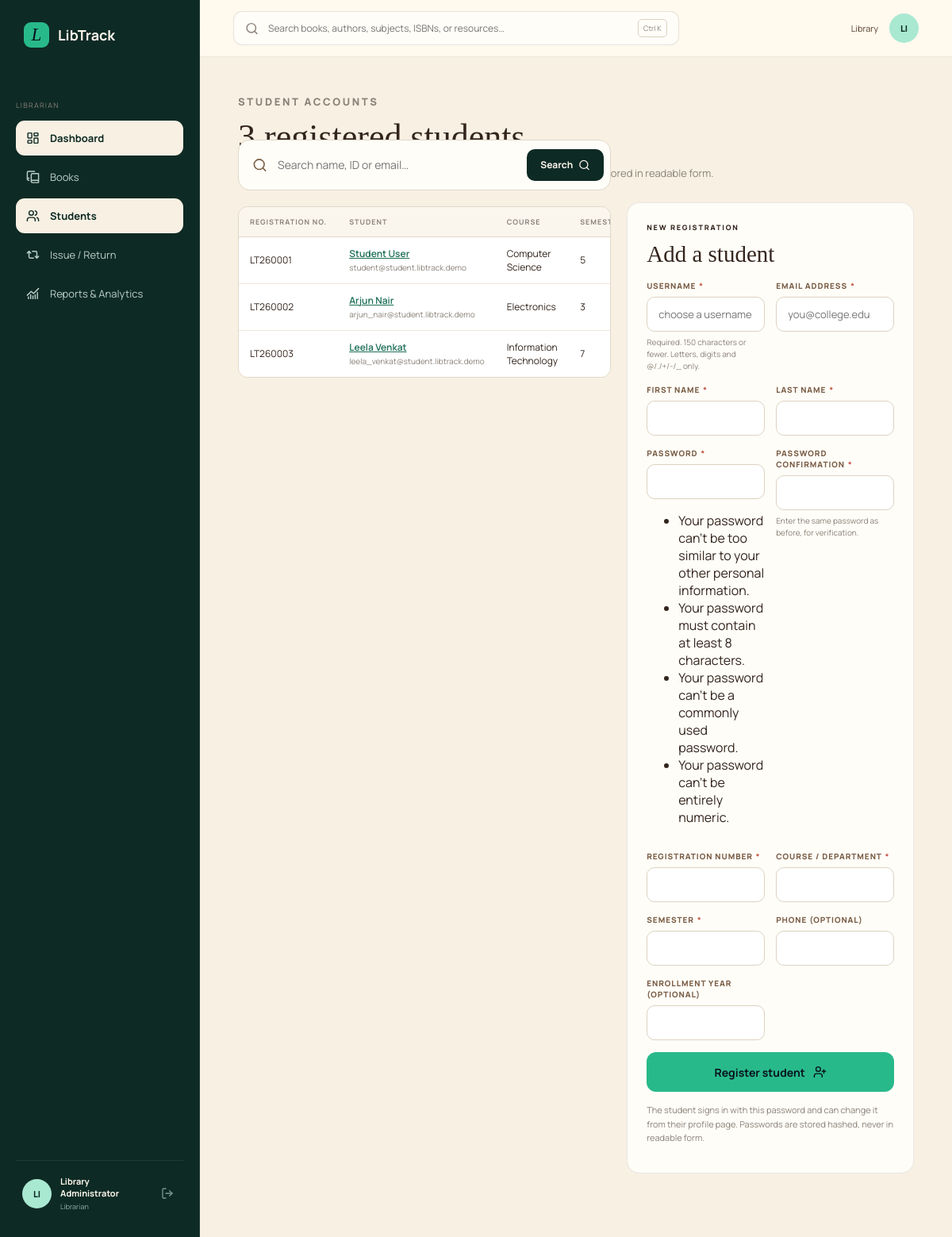
/librarian/students/ (signed in), run on the app's committed database.
### core/models.py (models this page shows, shortened)
class TimestampedModel(models.Model):
    created_at = models.DateTimeField(auto_now_add=True)
    updated_at = models.DateTimeField(auto_now=True)
    class Meta:
        abstract = True

class StudentProfile(TimestampedModel):
    user = models.OneToOneField(
        settings.AUTH_USER_MODEL, on_delete=models.CASCADE, related_name="student_profile")
    student_id = models.CharField(max_length=32, unique=True)
    department = models.CharField(max_length=100, blank=True)
    semester = models.PositiveSmallIntegerField(
        null=True, blank=True,
        validators=[MinValueValidator(1), MaxValueValidator(12)])
    phone = models.CharField(max_length=24, blank=True)
    enrollment_year = models.PositiveSmallIntegerField(null=True, blank=True)
    is_active = models.BooleanField(default=True, db_index=True)
    class Meta:
        ordering = ["student_id"]
        indexes = [
            models.Index(fields=["department", "semester"], name="student_dept_sem_idx"),
        ]
        constraints = [
            models.CheckConstraint(
                condition=models.Q(semester__isnull=True)
                | models.Q(semester__gte=1, semester__lte=12),
                name="student_semester_1_to_12"),
        ]
    @property
    def display_name(self):
        return self.user.get_full_name() or self.user.get_username()

### core/views.py (the view, shortened to what this page needs)
# urls.py: path("librarian/students/", views.librarian_students, name="librarian_students"),
@_librarian_required
def librarian_students(request):
    add_form = StudentRegistrationForm()
    term = (request.GET.get("q") or "").strip()
    students = StudentProfile.objects.select_related("user").annotate(
        active_loans=Count("loans", filter=Q(loans__status__in=Loan.ON_LOAN_STATUSES),
                           distinct=True),
        total_loans=Count("loans", distinct=True),
    )
    if term:
        students = students.filter(
            Q(student_id__icontains=term) | Q(user__first_name__icontains=term)
            | Q(user__last_name__icontains=term) | Q(user__email__icontains=term)
            | Q(user__username__icontains=term))
    page = _page(request, students.order_by("student_id"), per_page=20)
    return render(request, "librarian/students.html", {
        "query": term, "page_obj": page, "students": page.object_list,
        "total_results": page.paginator.count,
        "add_form": add_form,
        "section": "librarian",
    })

### core/context_processors.py (called while the page is built)
def library_rules(request):
    return {"LIBRARY_RULES": django_settings.LIBRARY_RULES}

### core/views.py (called while the page is built)
def _librarian_required(view):
    return user_passes_test(
        lambda u: u.is_authenticated and u.is_staff, login_url="core:portal_select")(view)

def _page(request, queryset, per_page=None):
    paginator = Paginator(queryset, per_page or services.rules()["PAGE_SIZE"])
    return paginator.get_page(request.GET.get("page"))

### templates/librarian/students.html (shortened to what this page needs)
{% extends "base.html" %}
{% block content %}
<div class="app-shell">
  {% include "partials/sidebar.html" %}
  <main class="app-main">
    {% include "partials/topbar.html" %}
    <section class="content-pad">
      <div class="page-intro">
        <p class="app-eyebrow">STUDENT ACCOUNTS</p>
        <h1>{{ total_results }} registered student{{ total_results|pluralize }}</h1>
        <p>Search by name, registration number or email. Passwords are never shown or stored in readable form.</p>
      </div>
      <div class="panel-grid">
        <div>
          <form class="discovery-search" action="{% url 'core:librarian_students' %}" method="get" role="search" style="box-shadow:none;border:1px solid #e2d8c8">
            <i data-lucide="search"></i>
            <input id="student-search" name="q" value="{{ query }}" placeholder="Search name, ID or email…">
            <button type="submit">Search <i data-lucide="search"></i></button>
          </form>
          <div class="table-wrap" style="margin-top:20px">
            <table class="data-table">
              <thead><tr><th>Registration no.</th><th>Student</th><th>Course</th><th>Semester</th><th>Active loans</th><th>Status</th><th></th></tr></thead>
              <tbody>
                {% for profile in students %}
                  <tr>
                    <td>{{ profile.student_id }}</td>
                    <td><a href="{% url 'core:librarian_student_detail' profile.pk %}">{{ profile.display_name }}</a><br><small style="color:#8a8178">{{ profile.user.email }}</small></td>
                    <td>{{ profile.department|default:"—" }}</td>
                    <td>{{ profile.semester|default:"—" }}</td>
                  </tr>
                {% empty %}
                  <tr><td colspan="7" class="inline-note">{% if query %}No student matched “{{ query }}”.{% else %}No students have registered yet.{% endif %}</td></tr>
                {% endfor %}
              </tbody>
            </table>
          </div>
        </div>
        <section class="panel">
          <div class="panel-head">
            <div><p class="app-eyebrow">NEW REGISTRATION</p><h2>Add a student</h2></div>
          </div>
          <form method="post" action="{% url 'core:librarian_students' %}" novalidate>{% csrf_token %}
            <div class="form-grid form-grid-2">
              {% for field in add_form %}{% include "partials/form_field.html" %}{% endfor %}
            </div>
            <button class="button button-primary" type="submit" style="width:100%">Register student <i data-lucide="user-plus"></i></button>
          </form>
          <p class="inline-note" style="margin-top:14px">The student signs in with this password and can change it from their profile page. Passwords are stored hashed, never in readable form.</p>
        </section>
      </div>
    </section>
  </main>
</div>
{% endblock %}

### templates/partials/sidebar.html (shortened to what this page needs)
<aside class="app-sidebar" id="app-sidebar">
  <a class="brand sidebar-brand" href="{% url 'core:home' %}"><span class="brand-mark">L</span><span>LibTrack</span></a>
  <nav class="side-nav" aria-label="Product navigation">
    {% if request.user.is_staff %}
      <p class="nav-label">Librarian</p>
      <a class="{% if section == 'librarian' %}active{% endif %}" href="{% url 'core:librarian' %}"><i data-lucide="layout-dashboard"></i>Dashboard</a>
      <a class="" href="{% url 'core:librarian_books' %}"><i data-lucide="book-copy"></i>Books</a>
      <a class="{% if request.resolver_match.url_name == 'librarian_students' or request.resolver_match.url_name == 'librarian_student_detail' %}active{% endif %}" href="{% url 'core:librarian_students' %}"><i data-lucide="users"></i>Students</a>
      <a class="{% if request.resolver_match.url_name == 'librarian_circulation' %}active{% endif %}" href="{% url 'core:librarian_circulation' %}"><i data-lucide="repeat-2"></i>Issue / Return</a>
      <a class="{% if request.resolver_match.url_name == 'librarian_reports' %}active{% endif %}" href="{% url 'core:librarian_reports' %}"><i data-lucide="chart-no-axes-combined"></i>Reports &amp; Analytics</a>
    {% endif %}
  </nav>
  <div class="sidebar-user">
    <span class="avatar">{% if request.user.is_authenticated %}{{ request.user.first_name|default:request.user.username|slice:":2"|upper }}{% else %}LT{% endif %}</span>
    <div>
      <strong>{% if request.user.is_authenticated %}{{ request.user.get_full_name|default:request.user.username }}{% else %}Guest reader{% endif %}</strong>
      <small>{% if request.user.is_staff %}Librarian{% elif request.user.student_profile %}{{ request.user.student_profile.department|default:"Student" }}{% else %}Browse the collection{% endif %}</small>
    </div>
    {% if request.user.is_authenticated %}
      <form method="post" action="{% url 'core:logout' %}">{% csrf_token %}<button type="submit" aria-label="Sign out" title="Sign out" class="sidebar-icon-button"><i data-lucide="log-out"></i></button></form>
    {% else %}
      <a href="{% url 'core:portal_select' %}" aria-label="Sign in"><i data-lucide="log-in"></i></a>
    {% endif %}
  </div>
</aside>

### templates/partials/topbar.html (shortened to what this page needs)
<header class="app-topbar">
  <form class="top-search" action="{% url 'core:discover' %}" method="get" role="search"><i data-lucide="search"></i><label class="visually-hidden" for="topbar-search">Search the catalogue</label><input id="topbar-search" name="q" value="{{ request.GET.q|default:'' }}" aria-label="Global search" placeholder="Search books, authors, subjects, ISBNs, or resources…"><kbd>Ctrl K</kbd></form>
  <div class="top-actions">
    {% if request.user.is_authenticated %}
      <span class="topbar-name">{{ request.user.first_name|default:request.user.username }}</span>
      <a class="mini-avatar" href="{% if request.user.is_staff %}{% url 'core:librarian' %}{% else %}{% url 'core:student' %}{% endif %}" aria-label="Go to my dashboard">{{ request.user.first_name|default:request.user.username|slice:":2"|upper }}</a>
    {% else %}
      <a href="{% url 'core:portal_select' %}">Sign in</a>
    {% endif %}
  </div>
</header>

### static/css/app.css (style rules this page uses)
:root { --ink:#08121d;--ink-2:#0b1622;--forest:#0e2a24;--forest-2:#15382f;--emerald:#28b98a;--emerald-soft:#a9e8d1;--cream:#fff9ee;--cream-2:#f7f0e3;--paper:#fffdf8;--brown:#33251d;--brown-2:#5b4332;--muted:#8a8178;--line:rgba(255,255,255,.09);--serif:"Instrument Serif",Georgia,serif;--sans:"Manrope",system-ui,sans-serif }
* { box-sizing:border-box }
html { scroll-behavior:smooth }
body { margin:0;background:var(--cream);color:var(--brown);font-family:var(--sans) }
button,input { font:inherit }
.brand { display:flex;align-items:center;gap:11px;color:var(--cream);font-size:18px;font-weight:700;text-decoration:none }
.brand-mark { display:grid;place-items:center;width:32px;height:32px;border-radius:9px;background:var(--emerald);color:var(--ink);font:italic 23px var(--serif) }
.button { height:50px;border:1px solid transparent;border-radius:12px;padding:0 20px;display:inline-flex;align-items:center;justify-content:center;gap:10px;font-size:14px;font-weight:650;text-decoration:none;cursor:pointer;transition:transform .2s,background .2s,border-color .2s }
.button svg { width:17px }
.button-primary { background:var(--emerald);color:var(--ink) }

### static/css/product.css (style rules this page uses)
.app-shell { min-height:100vh;background:var(--cream-2) }
.app-sidebar { position:fixed;inset:0 auto 0 0;width:252px;padding:28px 20px;background:var(--forest);color:var(--cream);z-index:30;display:flex;flex-direction:column;border-right:1px solid rgba(255,255,255,.08) }
.sidebar-brand { padding:0 10px;margin-bottom:44px }
.side-nav { display:flex;flex-direction:column;gap:5px }
.nav-label { font-size:9px;letter-spacing:.2em;color:#84a49a;text-transform:uppercase;margin:22px 12px 8px }
.side-nav a { height:44px;display:flex;align-items:center;gap:13px;padding:0 13px;border-radius:11px;color:#bcd0c9;text-decoration:none;font-size:13px;transition:.2s }
.side-nav a svg { width:17px }
.side-nav a.active { background:#f7f0e3;color:var(--forest);font-weight:700 }
.sidebar-user { margin-top:auto;padding:18px 8px 4px;border-top:1px solid rgba(255,255,255,.08);display:flex;gap:11px;align-items:center }
.avatar,.mini-avatar { display:grid;place-items:center;width:37px;height:37px;border-radius:50%;background:var(--emerald-soft);color:var(--forest);font-size:11px;font-weight:800 }
.sidebar-user div { display:flex;flex:1;flex-direction:column }
.sidebar-user strong { font-size:11px }
.sidebar-user small { color:#91ada4;font-size:9px;margin-top:3px }
.sidebar-user svg { width:16px;color:#7b978e }
.app-main { margin-left:252px;min-width:0 }
.app-topbar { height:72px;padding:0 42px;background:rgba(255,249,238,.94);backdrop-filter:blur(15px);border-bottom:1px solid rgba(51,37,29,.09);display:flex;align-items:center;gap:20px;position:sticky;top:0;z-index:20 }
.top-search { height:43px;width:min(620px,65%);display:flex;align-items:center;gap:10px;padding:0 14px;background:#fffdf8;border:1px solid rgba(51,37,29,.12);border-radius:11px }
.top-search svg { width:17px;color:#8a8178 }
.top-search input { border:0;background:transparent;outline:none;flex:1;font-size:12px }
.top-search kbd { font:9px var(--sans);border:1px solid #ddd1bf;padding:4px 6px;border-radius:5px;color:#8a8178 }
.top-actions { margin-left:auto;display:flex;align-items:center;gap:14px }
.mini-avatar { text-decoration:none }
.content-pad { padding:46px clamp(28px,4vw,62px) 80px;max-width:1500px;margin:auto }
.app-eyebrow { margin:0 0 12px;color:var(--success);font-size:9px;font-weight:800;letter-spacing:.2em;text-transform:uppercase }
.discovery-search { height:64px;background:var(--paper);border:1px solid rgba(51,37,29,.12);box-shadow:0 14px 40px rgba(51,37,29,.07);border-radius:15px;padding:0 10px 0 20px;display:flex;align-items:center;gap:12px;margin-top:-79px;position:relative;z-index:4 }
.discovery-search>svg { width:20px;color:#7a5e46 }
.discovery-search input { border:0;outline:0;background:transparent;flex:1;font-size:13px }
.discovery-search button { height:44px;border:0;border-radius:10px;background:var(--forest);color:#fff;padding:0 16px;display:flex;align-items:center;gap:9px;font-size:11px }
.discovery-search button svg { width:14px;color:var(--emerald) }

### data on the page
StudentProfile: student_id "LT260001", display_name "Student User", user.email "student@student.libtrack.demo", department "Computer Science", semester "5"
StudentProfile: student_id "LT260002", display_name "Arjun Nair", user.email "arjun_nair@student.libtrack.demo", department "Electronics", semester "3"
StudentProfile: student_id "LT260003", display_name "Leela Venkat", user.email "leela_venkat@student.libtrack.demo", department "Information Technology", semester "7"

### other printed values
{{ request.user.first_name|default:request.user.username|slice:":2"|upper }} "LI"
{{ request.user.get_full_name|default:request.user.username }} "Library Administrator"
{{ request.user.first_name|default:request.user.username }} "Library"
{{ total_results }} "3"
{{ field.label }} "USERNAME" "EMAIL ADDRESS" "FIRST NAME" "LAST NAME" "PASSWORD" "PASSWORD CONFIRMATION" "REGISTRATION NUMBER" "COURSE / DEPARTMENT" "SEMESTER" "PHONE (OPTIONAL)" "ENROLLMENT YEAR (OPTIONAL)"
{{ field.help_text }} "Required. 150 characters or fewer. Letters, digits and @/./+/-/_ only." "Enter the same password as before, for verification."
